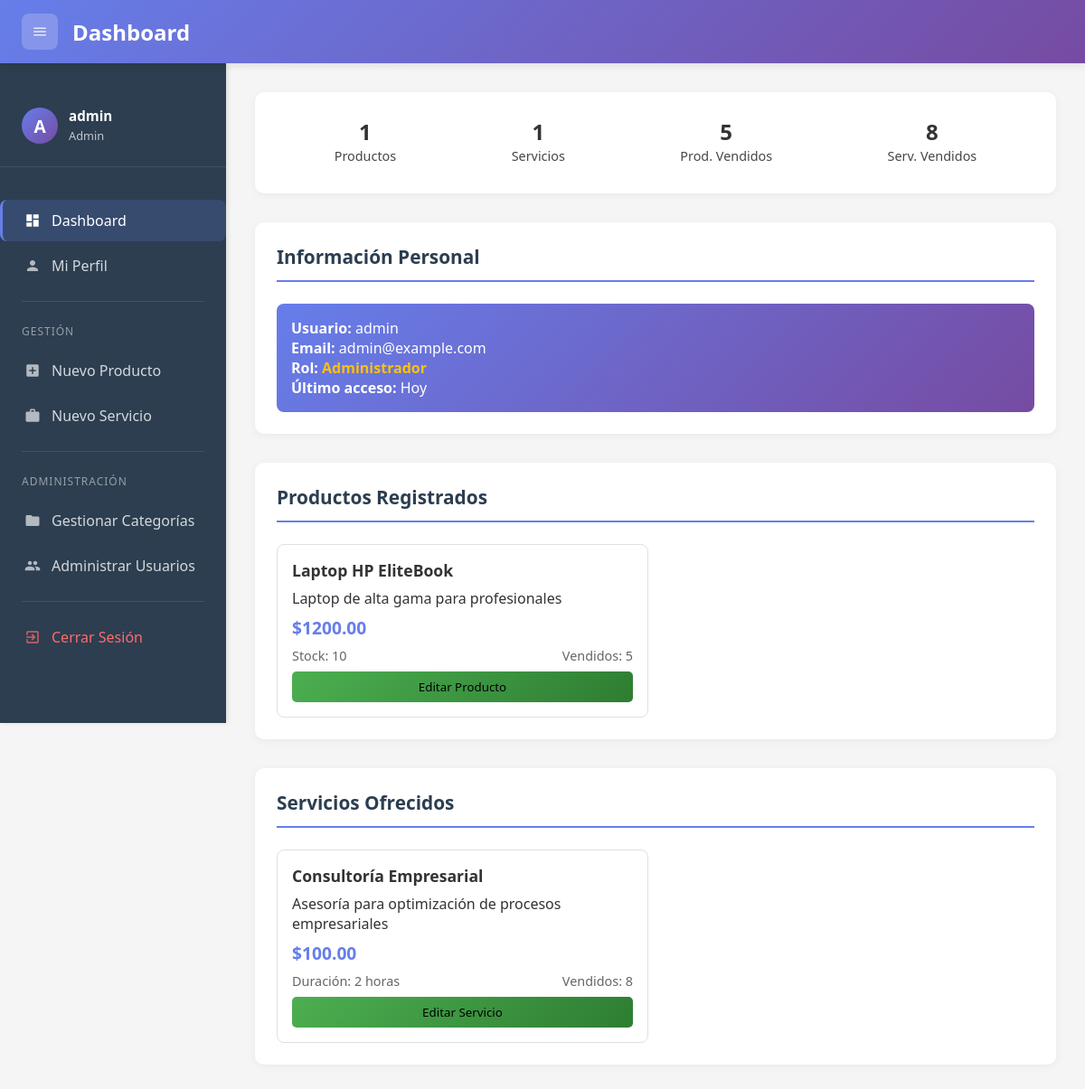
Page /dashboard (signed in) on the earlier database version.
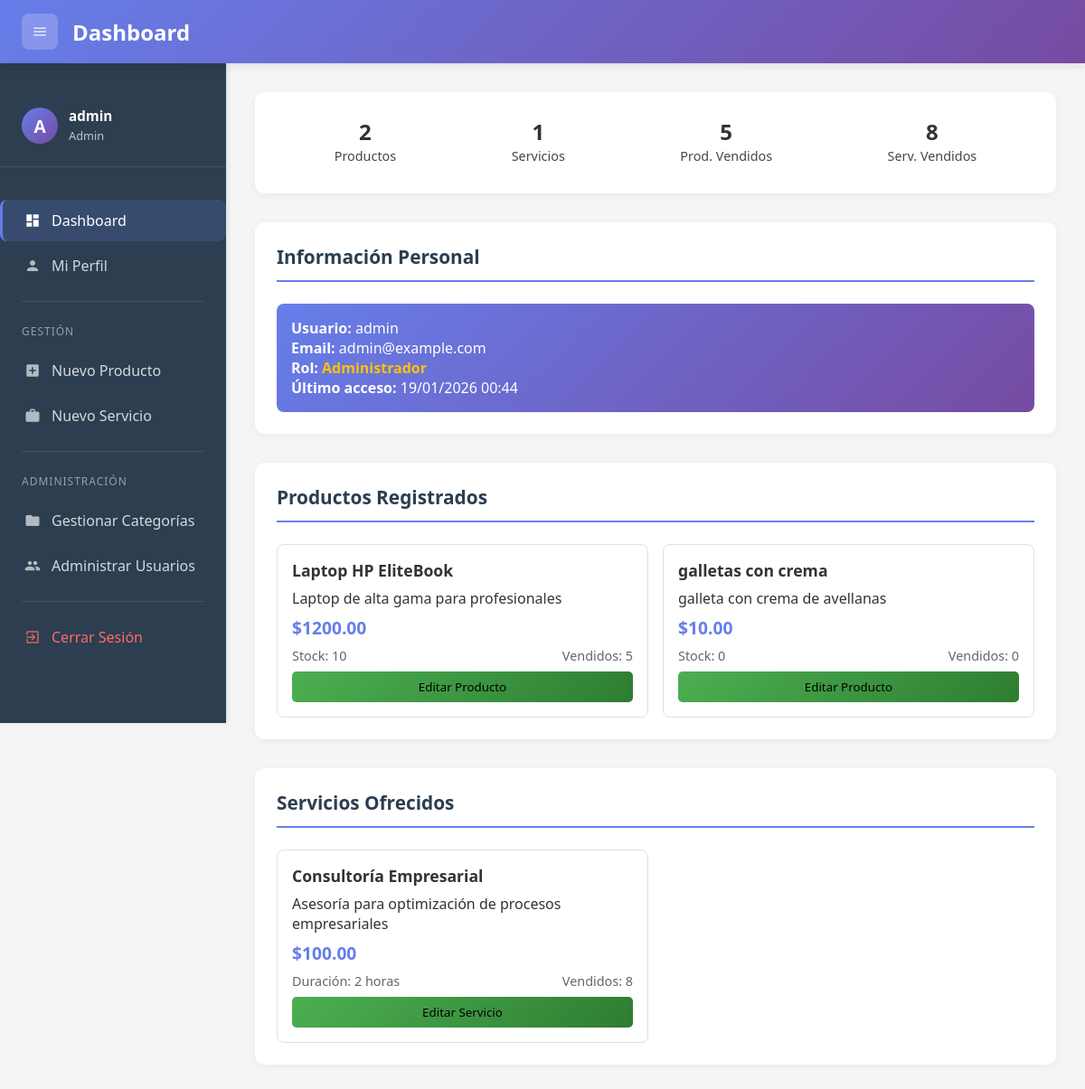
Same page on the later database version.
### models.py (models this page shows, shortened)
class Producto(db.Model):
    id = db.Column(db.Integer, primary_key=True)
    nombre = db.Column(db.String(100), nullable=False)
    descripcion = db.Column(db.Text)
    precio = db.Column(db.Float, nullable=False)
    stock = db.Column(db.Integer, default=0)
    vendidos = db.Column(db.Integer, default=0)
    categoria_id = db.Column(db.Integer, db.ForeignKey('categorias.id'))
    subcategoria_id = db.Column(db.Integer, db.ForeignKey('subcategorias.id'))
    categoria = db.relationship('Categoria', backref=db.backref('productos', lazy=True))
    subcategoria = db.relationship('Subcategoria', backref=db.backref('productos', lazy=True))
    imagen_url = db.Column(db.String(255))
    created_by = db.Column(db.Integer, db.ForeignKey('user.id'))
    created_at = db.Column(db.DateTime, default=datetime.now)
    updated_at = db.Column(db.DateTime, default=datetime.now, onupdate=datetime.now)

class Servicio(db.Model):
    id = db.Column(db.Integer, primary_key=True)
    nombre = db.Column(db.String(100), nullable=False)
    descripcion = db.Column(db.Text)
    precio = db.Column(db.Float, nullable=False)
    vendidos = db.Column(db.Integer, default=0)
    duracion = db.Column(db.String(50))
    categoria_id = db.Column(db.Integer, db.ForeignKey('categorias.id'))
    subcategoria_id = db.Column(db.Integer, db.ForeignKey('subcategorias.id'))
    categoria = db.relationship('Categoria', backref=db.backref('servicios', lazy=True))
    subcategoria = db.relationship('Subcategoria', backref=db.backref('servicios', lazy=True))
    imagen_url = db.Column(db.String(255))
    created_by = db.Column(db.Integer, db.ForeignKey('user.id'))
    created_at = db.Column(db.DateTime, default=datetime.now)
    updated_at = db.Column(db.DateTime, default=datetime.now, onupdate=datetime.now)

class User(db.Model, UserMixin):
    id = db.Column(db.Integer, primary_key=True)
    username = db.Column(db.String(80), unique=True, nullable=False)
    password_hash = db.Column(db.String(200), nullable=False)
    email = db.Column(db.String(120), unique=True, nullable=True)
    role = db.Column(db.String(20), default='usuario')  # 'admin' o 'usuario'
    is_active = db.Column(db.Boolean, default=True)
    created_at = db.Column(db.DateTime, default=datetime.now)
    last_login = db.Column(db.DateTime, nullable=True)
    def is_admin(self):
        return self.role == 'admin'

### app.py (the view, shortened to what this page needs)
@app.route('/dashboard')
@login_required
def dashboard():
    if current_user.is_admin():
        total_productos = Producto.query.count()
        total_servicios = Servicio.query.count()
        productos_vendidos = sum(p.vendidos for p in Producto.query.all())
        servicios_vendidos = sum(s.vendidos for s in Servicio.query.all())
        productos = Producto.query.all()
        servicios = Servicio.query.all()
        ventas_realizadas = Venta.query.filter_by(vendedor_id=current_user.id).count()
    return render_template('dashboard.html',
                         page_title='Dashboard',
                         total_productos=total_productos,
                         total_servicios=total_servicios,
                         productos_vendidos=productos_vendidos,
                         servicios_vendidos=servicios_vendidos,
                         productos=productos,
                         servicios=servicios,
                         ventas_realizadas=ventas_realizadas,
                         es_admin=current_user.is_admin())

### app.py (called while the page is built)
@login_manager.user_loader
def load_user(user_id):
    return User.query.get(int(user_id))

@app.context_processor
def inject_user_data():
    if current_user.is_authenticated:
        return {
            'es_admin': current_user.is_admin(),
            'current_user': current_user
        }
    return {}

### templates/dashboard.html (shortened to what this page needs)
{% extends "base.html" %}
{% block content %}
    <div class="section" style="display:flex">
        <div class="stat">
            <span class="stat-number">{{ total_productos }}</span>
            <span class="stat-label">Productos</span>
        </div>
        <div class="stat">
            <span class="stat-number">{{ total_servicios }}</span>
            <span class="stat-label">Servicios</span>
        </div>
        <div class="stat">
            <span class="stat-number">{{ productos_vendidos }}</span>
            <span class="stat-label">Prod. Vendidos</span>
        </div>
        <div class="stat">
            <span class="stat-number">{{ servicios_vendidos }}</span>
            <span class="stat-label">Serv. Vendidos</span>
        </div>
    </div>
    <div class="section">
        <h2 class="section-title">Información Personal</h2>
        <div class="info-personal">
            <p><strong>Usuario:</strong> {{ current_user.username }}</p>
            <p><strong>Email:</strong> {{ current_user.email }}</p>
            <p><strong>Rol:</strong>
                {% if current_user.is_admin() %}
                    <span style="color: #ffc107; font-weight: bold;">Administrador</span>
                {% else %}
                    <span style="color: #28a745; font-weight: bold;">Usuario</span>
                {% endif %}
            </p>
            <p><strong>Último acceso:</strong>
                {% if current_user.last_login %}
                    {{ current_user.last_login.strftime('%d/%m/%Y %H:%M') }}
                {% else %}
                    Hoy
                {% endif %}
            </p>
        </div>
    </div>
    <div class="section">
        <h2 class="section-title">Productos Registrados</h2>
        <div class="cards-container">
            {% for producto in productos %}
            <div class="card">
                <h3 class="card-title">{{ producto.nombre }}</h3>
                <p>{{ producto.descripcion }}</p>
                <div class="card-price">${{ "%.2f"|format(producto.precio) }}</div>
                <div class="card-stats">
                    <span>Stock: {{ producto.stock }}</span>
                    <span>Vendidos: {{ producto.vendidos }}</span>
                </div>
                <button class="btn-vender" onclick="location.href='{{ url_for('editar_producto', id=producto.id) }}'" style="background-color: #ffc107; color: #000;">
                    Editar Producto
                </button>
            </div>
            {% endfor %}
        </div>
    </div>
    <div class="section">
        <h2 class="section-title">Servicios Ofrecidos</h2>
        <div class="cards-container">
            {% for servicio in servicios %}
            <div class="card">
                <h3 class="card-title">{{ servicio.nombre }}</h3>
                <p>{{ servicio.descripcion }}</p>
                <div class="card-price">${{ "%.2f"|format(servicio.precio) }}</div>
                <div class="card-stats">
                    <span>Duración: {{ servicio.duracion }}</span>
                    <span>Vendidos: {{ servicio.vendidos }}</span>
                </div>
                <button class="btn-vender" onclick="location.href='{{ url_for('editar_servicio', id=servicio.id) }}'" style="background-color: #ffc107; color: #000;">
                    Editar Servicio
                </button>
            </div>
            {% endfor %}
        </div>
    </div>
{% endblock %}

### templates/base.html (shortened to what the changed rows need)
<!DOCTYPE html>
<html lang="es">
<head>
</head>
<body>
    <header class="header">
        <div class="header-left">
            <h1 class="header-title">{% block page_title %}Dashboard{% endblock %}</h1>
        </div>
    </header>
    <div class="main-container">
        <nav class="sidebar" id="sidebar">
            <div class="sidebar-header">
                <div class="sidebar-user">
                    <div class="sidebar-user-avatar">
                        {{ current_user.username[0]|upper if current_user.username else 'U' }}
                    </div>
                    <div class="sidebar-user-info">
                        <h4>{{ current_user.username|default('Usuario') }}</h4>
                        <small>{{ current_user.role|default('Usuario')|title }}</small>
                    </div>
                </div>
            </div>
        </nav>
        <main class="content-wrapper" id="contentWrapper">
            {% block content %}{% endblock %}
        </main>
    </div>
</body>
</html>

Differences in the rows shown:
changed User "admin": last_login (not shown) → "19/01/2026 00:44"
added Producto: nombre "galletas con crema", descripcion "galleta con crema de avellanas", precio "10.00", stock "0", vendidos "0"
Other differences:
{{ total_productos }}: "1" → "2"
text no longer shown: "Hoy"
